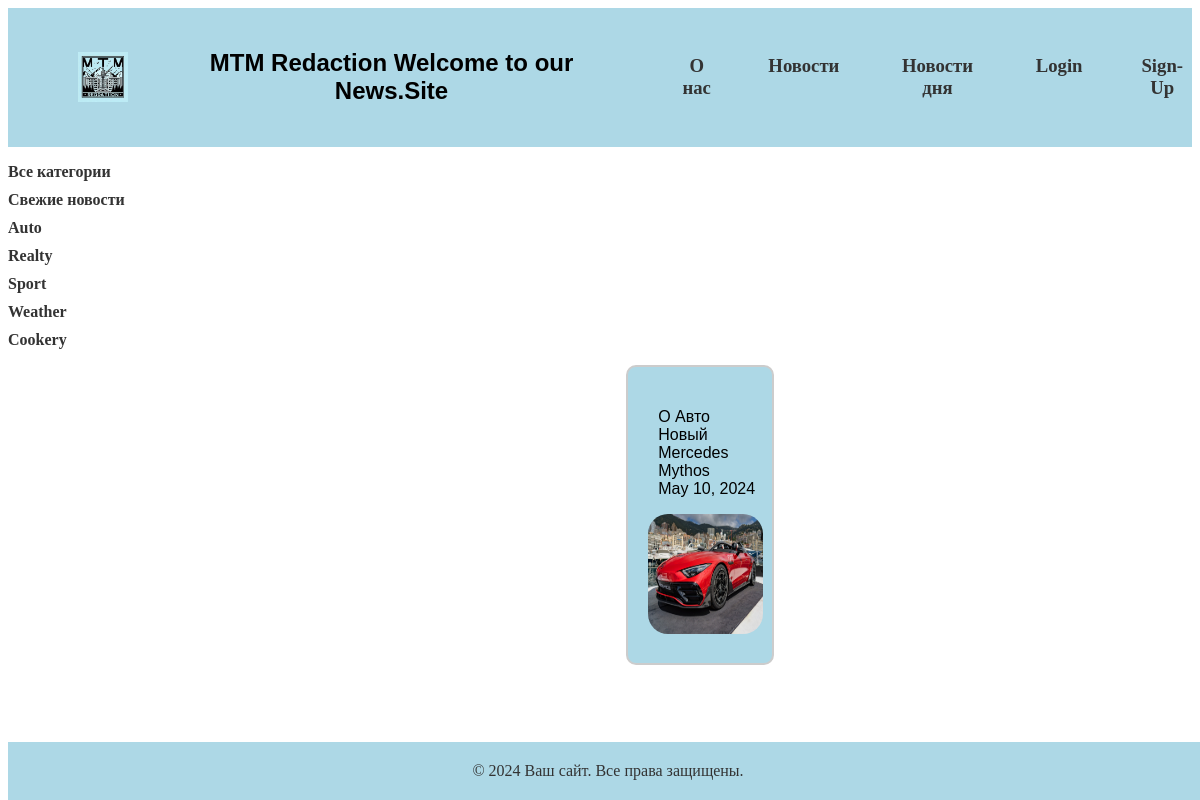
The app's page /category/2/ with its own data.
### myapp/models.py (models this page shows, shortened)
class Category(models.Model):
    name=models.CharField(max_length=255, verbose_name='Имя')
    slug=models.SlugField(max_length=255, verbose_name='Ссылка')
    def get_absolute_url(self):
        return reverse('category', kwargs={'category_id': self.pk})

class Posts(models.Model):
    title=models.CharField(max_length=255)
    content=models.CharField(max_length=110)
    is_published=models.BooleanField(blank=True,default=True)
    photo=models.ImageField('photo=photo/%Y/%n/%d/')
    time=models.DateField()
    time_create=models.DateTimeField(auto_now_add=True)
    time_update=models.DateTimeField(auto_now_add=True)
    categoria=models.ForeignKey(Category, on_delete=models.PROTECT, null=True)
    class meta:
        verbose_name="Пост"
        verbose_name_plural="Посты"

### myapp/views.py (the view)
# urls.py: path('category/<int:category_id>/', show_category, name='category'),
def show_category(request, category_id):
    all_posts = Posts.objects.filter(categoria_id=category_id)
    categ = Category.objects.all()
    return render(request, 'home.html', {'title': 'Главная страница', 'menu': menu, 'all': all_posts, 'categ': categ})

### myapp/templates/home.html (shortened to what this page needs)
<!DOCTYPE html>
{% load static %}
<html lang="en">
<head>
    <link rel="stylesheet" href="{% static 'css/home.css' %}">
</head>
<body>
    {% block header %}
        <header>
            <img src="{% static 'media/Logo2.jpeg' %}" alt="My Image">
            <h2> MTM Redaction   Welcome to our News.Site</h2>
            <h3>
            {% for i in menu %}
            <p>
            {% if i == "О нас" %}
                <a href="inform"> {{ i }} </a>
            {% elif i == "Новости" %}
                <a href="news"> {{ i }} </a>
            {% elif i == "Новости дня" %}
                <a href="news_today"> {{ i }} </a>
            {% elif i == "Login" %}
                <a href="Login"> {{ i }} </a>
            {% else %}
                {{ i }}
            {% endif %}
            </p>
            {% endfor %}
            </h3>
        </header>
    {% endblock header %}
    <ul>
        {% if selected == 0 %}
	        <li class="selected">Все категории</li>
		{% else %}
		    <li class="selected"><a href="{% url 'index' %}">Все категории</a></li>
		{% endif %}
        {% for c in categ %}
                {% if c.pk == selected %}
                    <li class ="selected">{{c.name}}</li>
                {% else %}
                    <li ><a href="{{ c.get_absolute_url }}">{{c.name}}</a></li>
                {% endif %}
        {% endfor %}
    </ul>
    {% block c_content %}
    <div class="c">
        {% for post in all %}
                {% if post.id == 2 %}
                    <div class="corobka">
                        <p>{{ post.title }} <br> {{ post.content }}  <br> {{ post.time }}</p>
                        <a href="{% url 'merc' %}">
                            <img src="{% static 'media/Merc.jpg' %}" alt="Car img">
                        </a>
                    </div>
                {% endif %}
        {% endfor %}
    </div>
    {% endblock c_content %}
    {% block footer %}
        <footer>
            <p>&copy; 2024 Ваш сайт. Все права защищены.</p>
        </footer>
    {% endblock footer %}
</body>
</html>

### myapp/static/css/home.css (style rules this page uses)
header { padding: 10px 0; background-color: #ADD8E6; text-align: center; display: flex; align-items: center; }
header img { max-width: 50px; height: 50px; margin-left: 70px }
header h2 { font-family: Arial, sans-serif; margin-left: 30px; }
header h3 { display: flex; }
header h3 p { text-decoration: none; color: #333; font-weight: bold; margin-left: 50px; }
header h3 a { text-decoration: none; color: #333; font-weight: bold; }
footer { padding: 20px 0; background-color: #ADD8E6; text-align: center; position: fixed; width: 100%; bottom: 0; }
footer p { margin: 0; color: #333; }
ul { list-style-type: none; padding: 0; width:15%; }
ul li { margin: 10px 0; }
ul li a { text-decoration: none; color: #333; font-weight: bold; }
.c { display: flex; flex-wrap: wrap; gap: 35px; justify-content: center; padding-top: -10000000px; margin-left:200px; }
.corobka { position: relative; width: 15%; height: 300px; background-color: #ADD8E6; border: 2px solid #ccc; border-radius: 10px; padding-top: 25px; box-sizing: border-box; }
.corobka p { font-family: Arial, sans-serif; margin-left: 30px; }
.corobka img { width: 80%; height: 120px; margin-left: 20px; border-radius: 20px; cursor: pointer; transition: width 0.3s, height 0.3s, margin 0.3s, border-radius 0.3s; }

### records on screen
Category: name "Свежие новости"
Category: name "Auto"
Category: name "Realty"
Category: name "Sport"
Category: name "Weather"
Category: name "Cookery"
Posts: title "О Авто", content "Новый Mercedes Mythos", time "May 10, 2024"

### other values on screen
{{ i }} "О нас"
{{ i }} "Новости"
{{ i }} "Новости дня"
{{ i }} "Login"
{{ i }} "Sign-Up"
